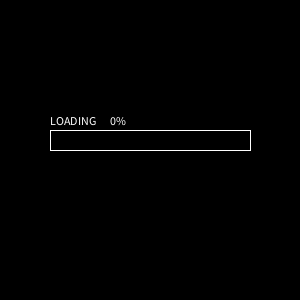
Frame 1 (no input)
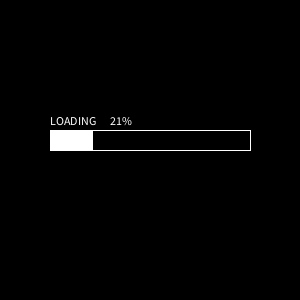
Frame 60 (the mouse pressed at the canvas centre just before this capture)
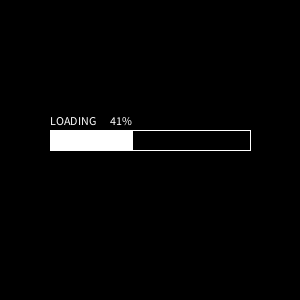
Frame 120 (the mouse held since frame 60 and released just before this capture)

The Processing sketch that drew these frames (run headless with seeded random() and noise(); from frame 60 on, the mouse is pressed at the canvas centre):

// Processing sketch: processing_73330
// ── processing_73330.pde

int duration=5;
int percent=0;
float persent=0;
int diff;

void setup(){
  size(300,300);
  background(0);
  smooth();
  stroke(255);
  text("LOADING", width/2-100, height/2-25);
  noFill();
  rect(width/2-100, height/2-20, 200,20);
  noStroke();
  diff=millis();
}

void draw(){
  
  if(persent<100){
  percent=round(map(millis()-diff,0,duration*1000,0,100));
  persent=(map(millis()-diff,0,duration*1000,0,100));
  }
  fill(0);
  rect(width/2-45, height/2-38,100,15);
  fill(255);
  text(percent+"%", width/2-40, height/2-25);
  rect(width/2-99, height/2-19, percent*2,19);
  if(mousePressed==true && percent>99){
   percent=0;
   persent=0;
   diff=millis();
   fill(0);
   rect(width/2-99, height/2-19, 198,19);
  }
  println(percent);
}
